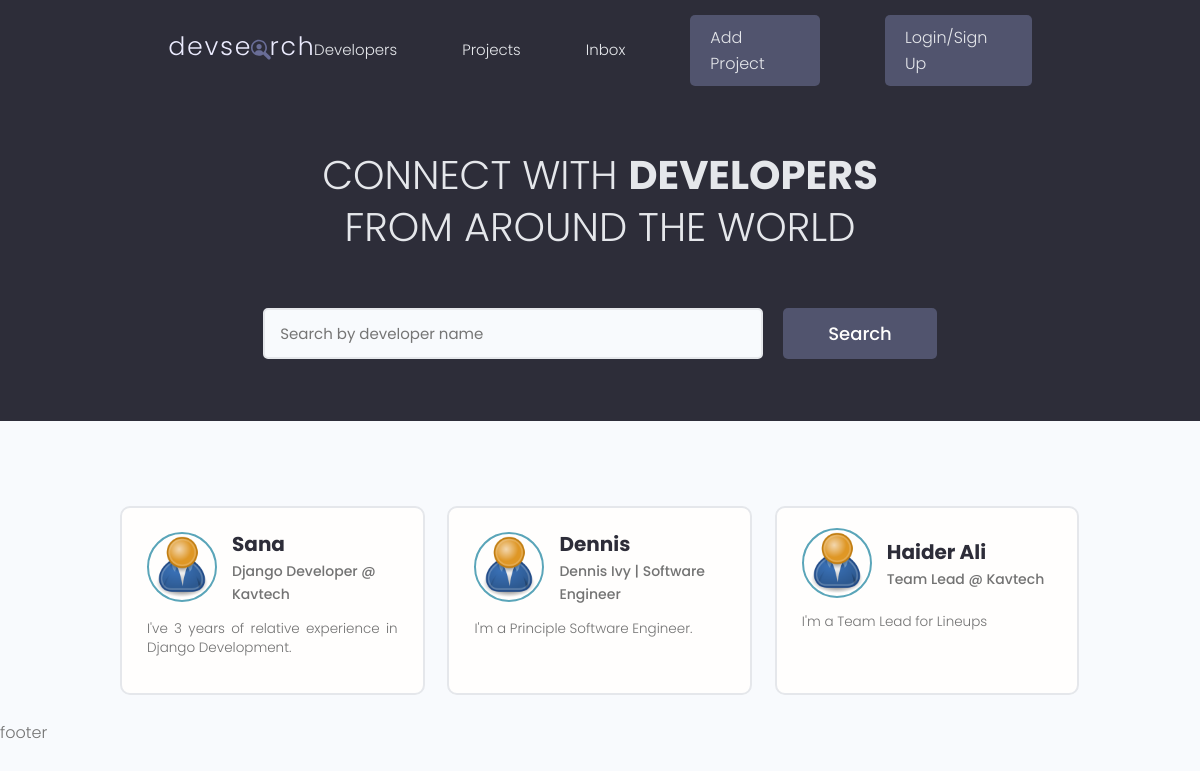
The app's page /, older data.
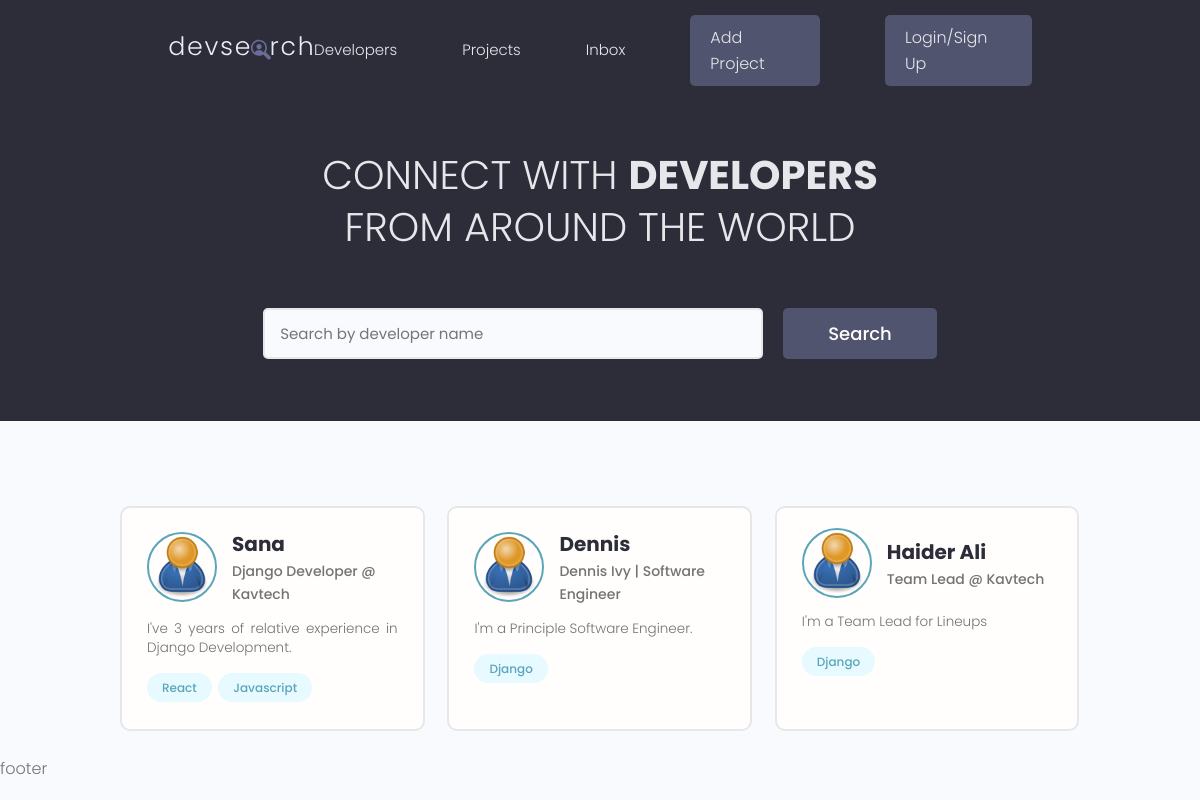
The same page, newer data.
### users/models.py (models this page shows, shortened)
class Profiles(models.Model):
    user = models.OneToOneField(User, on_delete=models.CASCADE, null=True, blank=True)
    username = models.CharField(max_length=200, null=True, blank=True)
    location = models.CharField(max_length=200, null=True, blank=True)
    name = models.CharField(max_length=200, blank=True, null=True)
    email = models.EmailField(max_length=500, blank=True, null=True)
    short_intro = models.CharField(max_length=200, blank=True, null=True)
    bio = models.TextField(max_length=200, null=True)
    profile_image = models.ImageField(blank=True, null=True, upload_to='profiles/', default='profiles/user-default.png')
    social_github = models.CharField(max_length=200, blank=True, null=True)
    social_twitter = models.CharField(max_length=200, blank=True, null=True)
    social_linkdin = models.CharField(max_length=200, blank=True, null=True)
    social_youtube = models.CharField(max_length=200, blank=True, null=True)
    social_website = models.CharField(max_length=200, blank=True, null=True)
    created = models.DateTimeField(auto_now_add=True)
    id = models.UUIDField(default=uuid.uuid4, unique=True, primary_key=True, editable=False)

class Skill(models.Model):
    owner = models.ForeignKey(Profiles, on_delete=models.CASCADE, null=True, blank=True)
    name = models.CharField(max_length=200, null=True, blank=True)
    description = models.TextField(null=True, blank=True)
    created = models.DateTimeField(auto_now_add=True)
    id = models.UUIDField(default=uuid.uuid4, unique=True, primary_key=True, editable=False)
    def __str__(self):
        return str(self.name)

### users/views.py (the view)
# urls.py: path('', views.profiles, name='profiles'),
def profiles(request):
    profiles = Profiles.objects.all()
    context = {'profiles': profiles}
    return render(request, "users/profiles.html", context)

### users/templates/users/profiles.html (shortened to what this page needs)
{% extends 'main.html' %}
{% block content %}
<main class="home">
    <section class="hero-section text-center">
        <div class="container container--narrow">
            <div class="hero-section__box">
                <h2>CONNECT WITH <span>DEVELOPERS</span></h2>
                <h2>FROM AROUND THE WORLD</h2>
            </div>
            <div class="hero-section__search">
                <form id="searchForm" class="form" action="{% url 'profiles' %}" method="get">
                    <div class="form__field">
                        <input class="input input--text" id="formInput#search" type="text" name="search_query"
                            value="{{search_query}}" placeholder="Search by developer name" />
                    </div>
                    <input class="btn btn--sub btn--lg" type="submit" value="Search" />
                </form>
            </div>
        </div>
    </section>
    <section class="devlist">
        <div class="container">
            <div class="grid grid--three">
                {% for profile in profiles %}
                <div class="column card">
                    <div class="dev">
                        <a href="{% url 'user-profile' profile.id%}" class="card__body">
                            <div class="dev__profile">
                                <img class="avatar avatar--md" src="{{ profile.profile_image.url }}" alt="image" />
                                <div class="dev__meta">
                                    <h3>{{profile.name}}</h3>
                                    <h5>{{profile.short_intro|slice:"60"}}</h5>
                                </div>
                            </div>
                            <p class="dev__info">{{profile.bio|slice:"150"}}</p>
                            <div class="dev__skills">
                                {% for skill in profile.skill_set.all|slice:"5" %}
                                <span class="tag tag--pill tag--main">
                                    <small>{{skill}}</small>
                                </span>
                                {% endfor %}
                            </div>
                        </a>
                    </div>
                </div>
                {% endfor %}
            </div>
        </div>
    </section>
</main>
{% endblock content %}

Row changes from the older to the newer data that the page shows:
added Skill: name "React", shown under Profiles "Sana"
added Skill: name "Javascript", shown under Profiles "Sana"
added Skill: name "Django", shown under Profiles "Dennis"
added Skill: name "Django", shown under Profiles "Haider Ali"
